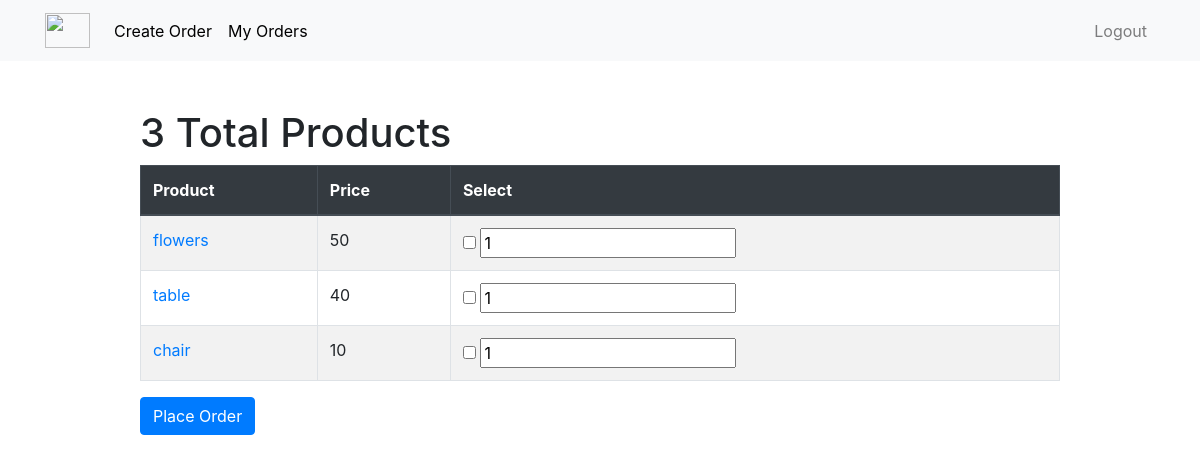
Screenshot of /user/createorder (signed in) with the database file from the repository.
### user/models.py (models this page shows, shortened)
class Product(models.Model):
    unique_id = models.UUIDField(primary_key=False, default=uuid.uuid4, editable=False)
    product_name = models.CharField(null=False, max_length=20)
    price = models.CharField(null=False, max_length=10)
    quantity = models.CharField(null=False, max_length=4)
    available = models.BooleanField(default=False)
    class Meta:
        verbose_name = 'Product'
        ordering = ['-pk']

### user/views.py (the view)
# urls.py: path('createorder', views.createorder, name='createorder'),
@login_required
def createorder(request):
    if request.method == 'POST':
        try:
            form = OrderForm(request.POST)
            if form.is_valid():
                selected_products = request.POST.getlist('selected_products')
                order = form.save(commit=False)
                order.user = request.user
                order.save()
                total_price = 0
                for product_id in selected_products:
                    product = get_object_or_404(Product, pk=product_id)
                    quantity = int(request.POST.get(f'quantity_{product_id}', 0))
                    OrderItem.objects.create(order=order, product=product, quantity=quantity)
                    total_price += float(product.price) * int(quantity)
                order.total_price = total_price
                order.save()
                messages.success(request, 'Your order has been placed successfully!')
                return redirect('user:productlist')
            else:
                return render(request, 'user/createorder.html', {'form': form, 'error': 'Invalid form data'})
        except ValueError:
            return render(request, 'user/createorder.html', {'form': OrderForm(), 'error': 'Bad data passed in. Try again.'})
    else:
        products = Product.objects.all()
        return render(request, 'user/createorder.html', {'products': products, 'form': OrderForm()})

### user/forms.py
class OrderForm(ModelForm):
    class Meta:
        model = Order
        fields = []

### user/templates/user/createorder.html (shortened to what this page needs)
{% extends "user/base.html" %}
{% block content %}
    <div class="row justify-content-center mt-5">
        <div class="col-md-10">
            {% if products %}
                <h1>{{ products.count }} Total Product{{ products.count|pluralize }}</h1>
                <form method="POST" action="{% url 'user:createorder' %}">
                    <table class="table table-striped table-bordered">
                        <thead class="thead-dark">
                            <tr>
                                <th scope="col">Product</th>
                                <th scope="col">Price</th>
                                <th scope="col">Select</th>
                            </tr>
                        </thead>
                        <tbody>
                            {% for product in products %}
                                <tr>
                                    <td>
                                        <a href="{% url 'user_management:productdetails' product.id %}">
                                            {{ product.product_name }}
                                        </a>
                                    </td>
                                    <td>{{ product.price }}</td>
                                    <td>
                                        <input type="checkbox" name="selected_products" value="{{ product.id }}">
                                        <input type="number" name="quantity_{{ product.id }}" value="1" min="1">
                                    </td>
                                </tr>
                            {% endfor %}
                        </tbody>
                    </table>
                    <button type="submit" class="btn btn-primary">Place Order</button>
                </form>
            {% else %}
                <h1>Current Products</h1>
            {% endif %}
        </div>
    </div>
{% endblock %}

### rows the page displays
Product: product_name "flowers", price "50"
Product: product_name "table", price "40"
Product: product_name "chair", price "10", id "1"

### other values shown
{{ products.count }} "3"
